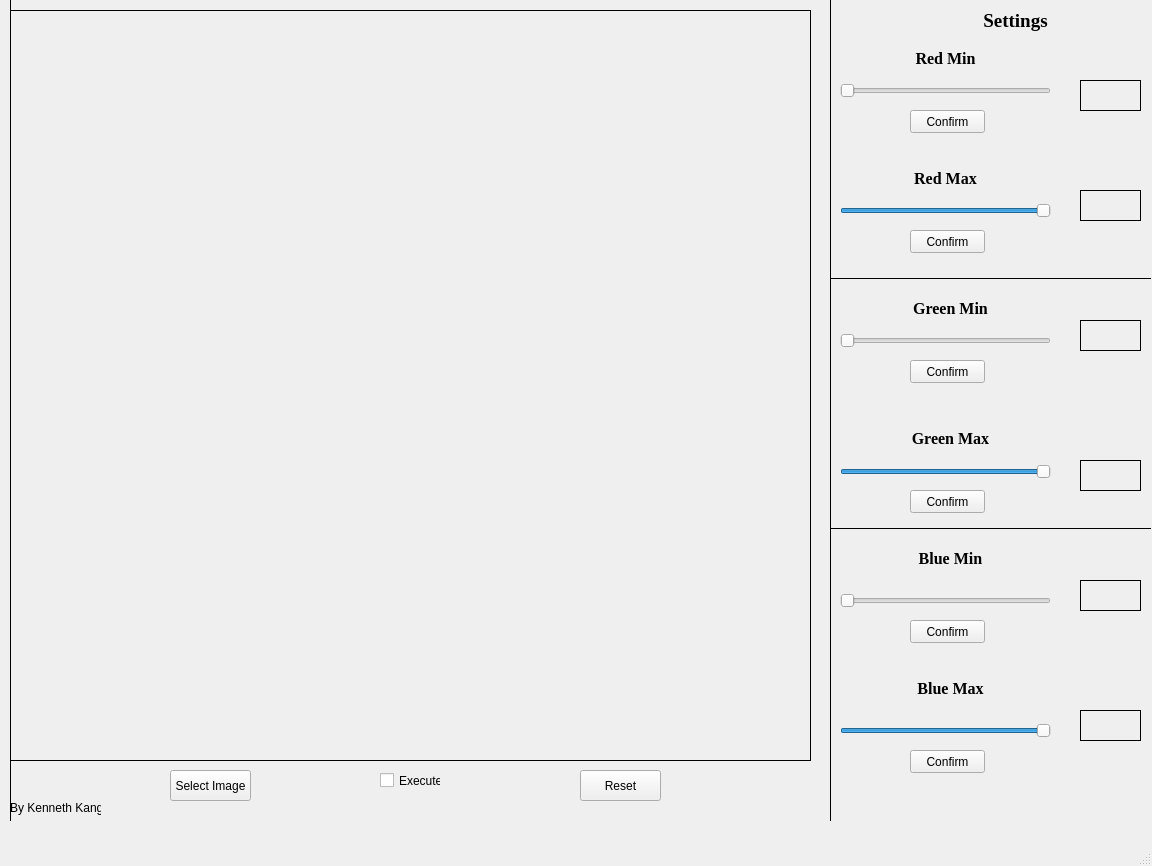
<?xml version="1.0" encoding="UTF-8"?>
<ui version="4.0">
 <class>MainWindow</class>
 <widget class="QMainWindow" name="MainWindow">
  <property name="geometry">
   <rect>
    <x>0</x>
    <y>0</y>
    <width>1152</width>
    <height>866</height>
   </rect>
  </property>
  <property name="windowTitle">
   <string>MainWindow</string>
  </property>
  <widget class="QWidget" name="centralwidget">
   <widget class="Line" name="line">
    <property name="geometry">
     <rect>
      <x>820</x>
      <y>0</y>
      <width>20</width>
      <height>821</height>
     </rect>
    </property>
    <property name="frameShadow">
     <enum>QFrame::Plain</enum>
    </property>
    <property name="orientation">
     <enum>Qt::Vertical</enum>
    </property>
   </widget>
   <widget class="QCheckBox" name="colorDetectSwitch">
    <property name="geometry">
     <rect>
      <x>380</x>
      <y>770</y>
      <width>61</width>
      <height>21</height>
     </rect>
    </property>
    <property name="text">
     <string>Execute</string>
    </property>
   </widget>
   <widget class="QLabel" name="imageLbl">
    <property name="geometry">
     <rect>
      <x>10</x>
      <y>10</y>
      <width>801</width>
      <height>751</height>
     </rect>
    </property>
    <property name="frameShape">
     <enum>QFrame::Box</enum>
    </property>
    <property name="text">
     <string/>
    </property>
   </widget>
   <widget class="QPushButton" name="imageBtn">
    <property name="geometry">
     <rect>
      <x>170</x>
      <y>770</y>
      <width>81</width>
      <height>31</height>
     </rect>
    </property>
    <property name="text">
     <string>Select Image</string>
    </property>
   </widget>
   <widget class="QSlider" name="redMaxSlider">
    <property name="geometry">
     <rect>
      <x>840</x>
      <y>200</y>
      <width>211</width>
      <height>22</height>
     </rect>
    </property>
    <property name="layoutDirection">
     <enum>Qt::LeftToRight</enum>
    </property>
    <property name="maximum">
     <number>255</number>
    </property>
    <property name="sliderPosition">
     <number>255</number>
    </property>
    <property name="orientation">
     <enum>Qt::Horizontal</enum>
    </property>
   </widget>
   <widget class="QPushButton" name="redMaxBtn">
    <property name="geometry">
     <rect>
      <x>910</x>
      <y>230</y>
      <width>75</width>
      <height>23</height>
     </rect>
    </property>
    <property name="text">
     <string>Confirm</string>
    </property>
   </widget>
   <widget class="QPushButton" name="redMinBtn">
    <property name="geometry">
     <rect>
      <x>910</x>
      <y>110</y>
      <width>75</width>
      <height>23</height>
     </rect>
    </property>
    <property name="text">
     <string>Confirm</string>
    </property>
   </widget>
   <widget class="QLabel" name="redMinText">
    <property name="geometry">
     <rect>
      <x>910</x>
      <y>50</y>
      <width>71</width>
      <height>16</height>
     </rect>
    </property>
    <property name="font">
     <font>
      <family>Times New Roman</family>
      <pointsize>12</pointsize>
      <weight>75</weight>
      <bold>true</bold>
     </font>
    </property>
    <property name="frameShape">
     <enum>QFrame::NoFrame</enum>
    </property>
    <property name="text">
     <string>Red Min</string>
    </property>
    <property name="alignment">
     <set>Qt::AlignCenter</set>
    </property>
   </widget>
   <widget class="QSlider" name="redMinSlider">
    <property name="geometry">
     <rect>
      <x>840</x>
      <y>80</y>
      <width>211</width>
      <height>22</height>
     </rect>
    </property>
    <property name="maximum">
     <number>255</number>
    </property>
    <property name="orientation">
     <enum>Qt::Horizontal</enum>
    </property>
   </widget>
   <widget class="QSlider" name="greenMaxSlider">
    <property name="geometry">
     <rect>
      <x>840</x>
      <y>462</y>
      <width>211</width>
      <height>20</height>
     </rect>
    </property>
    <property name="layoutDirection">
     <enum>Qt::LeftToRight</enum>
    </property>
    <property name="maximum">
     <number>255</number>
    </property>
    <property name="sliderPosition">
     <number>255</number>
    </property>
    <property name="orientation">
     <enum>Qt::Horizontal</enum>
    </property>
   </widget>
   <widget class="QPushButton" name="greenMaxBtn">
    <property name="geometry">
     <rect>
      <x>910</x>
      <y>490</y>
      <width>75</width>
      <height>23</height>
     </rect>
    </property>
    <property name="text">
     <string>Confirm</string>
    </property>
   </widget>
   <widget class="QSlider" name="blueMaxSlider">
    <property name="geometry">
     <rect>
      <x>840</x>
      <y>720</y>
      <width>211</width>
      <height>22</height>
     </rect>
    </property>
    <property name="layoutDirection">
     <enum>Qt::LeftToRight</enum>
    </property>
    <property name="maximum">
     <number>255</number>
    </property>
    <property name="sliderPosition">
     <number>255</number>
    </property>
    <property name="orientation">
     <enum>Qt::Horizontal</enum>
    </property>
   </widget>
   <widget class="QPushButton" name="blueMaxBtn">
    <property name="geometry">
     <rect>
      <x>910</x>
      <y>750</y>
      <width>75</width>
      <height>23</height>
     </rect>
    </property>
    <property name="text">
     <string>Confirm</string>
    </property>
   </widget>
   <widget class="QPushButton" name="greenMinBtn">
    <property name="geometry">
     <rect>
      <x>910</x>
      <y>360</y>
      <width>75</width>
      <height>23</height>
     </rect>
    </property>
    <property name="text">
     <string>Confirm</string>
    </property>
   </widget>
   <widget class="QSlider" name="greenMinSlider">
    <property name="geometry">
     <rect>
      <x>840</x>
      <y>330</y>
      <width>211</width>
      <height>22</height>
     </rect>
    </property>
    <property name="maximum">
     <number>255</number>
    </property>
    <property name="orientation">
     <enum>Qt::Horizontal</enum>
    </property>
   </widget>
   <widget class="QPushButton" name="blueMinBtn">
    <property name="geometry">
     <rect>
      <x>910</x>
      <y>620</y>
      <width>75</width>
      <height>23</height>
     </rect>
    </property>
    <property name="text">
     <string>Confirm</string>
    </property>
   </widget>
   <widget class="QSlider" name="blueMinSlider">
    <property name="geometry">
     <rect>
      <x>840</x>
      <y>590</y>
      <width>211</width>
      <height>22</height>
     </rect>
    </property>
    <property name="maximum">
     <number>255</number>
    </property>
    <property name="orientation">
     <enum>Qt::Horizontal</enum>
    </property>
   </widget>
   <widget class="QLabel" name="redMaxText">
    <property name="geometry">
     <rect>
      <x>910</x>
      <y>170</y>
      <width>71</width>
      <height>16</height>
     </rect>
    </property>
    <property name="font">
     <font>
      <family>Times New Roman</family>
      <pointsize>12</pointsize>
      <weight>75</weight>
      <bold>true</bold>
     </font>
    </property>
    <property name="frameShape">
     <enum>QFrame::NoFrame</enum>
    </property>
    <property name="text">
     <string>Red Max</string>
    </property>
    <property name="alignment">
     <set>Qt::AlignCenter</set>
    </property>
   </widget>
   <widget class="QLabel" name="greenMinText">
    <property name="geometry">
     <rect>
      <x>910</x>
      <y>300</y>
      <width>81</width>
      <height>16</height>
     </rect>
    </property>
    <property name="font">
     <font>
      <family>Times New Roman</family>
      <pointsize>12</pointsize>
      <weight>75</weight>
      <bold>true</bold>
     </font>
    </property>
    <property name="frameShape">
     <enum>QFrame::NoFrame</enum>
    </property>
    <property name="text">
     <string>Green Min</string>
    </property>
    <property name="alignment">
     <set>Qt::AlignCenter</set>
    </property>
   </widget>
   <widget class="QLabel" name="greenMaxText">
    <property name="geometry">
     <rect>
      <x>910</x>
      <y>430</y>
      <width>81</width>
      <height>16</height>
     </rect>
    </property>
    <property name="font">
     <font>
      <family>Times New Roman</family>
      <pointsize>12</pointsize>
      <weight>75</weight>
      <bold>true</bold>
     </font>
    </property>
    <property name="frameShape">
     <enum>QFrame::NoFrame</enum>
    </property>
    <property name="text">
     <string>Green Max</string>
    </property>
    <property name="alignment">
     <set>Qt::AlignCenter</set>
    </property>
   </widget>
   <widget class="QLabel" name="blueMinText">
    <property name="geometry">
     <rect>
      <x>910</x>
      <y>550</y>
      <width>81</width>
      <height>16</height>
     </rect>
    </property>
    <property name="font">
     <font>
      <family>Times New Roman</family>
      <pointsize>12</pointsize>
      <weight>75</weight>
      <bold>true</bold>
     </font>
    </property>
    <property name="frameShape">
     <enum>QFrame::NoFrame</enum>
    </property>
    <property name="text">
     <string>Blue Min</string>
    </property>
    <property name="alignment">
     <set>Qt::AlignCenter</set>
    </property>
   </widget>
   <widget class="QLabel" name="blueMaxText">
    <property name="geometry">
     <rect>
      <x>910</x>
      <y>680</y>
      <width>81</width>
      <height>16</height>
     </rect>
    </property>
    <property name="font">
     <font>
      <family>Times New Roman</family>
      <pointsize>12</pointsize>
      <weight>75</weight>
      <bold>true</bold>
     </font>
    </property>
    <property name="frameShape">
     <enum>QFrame::NoFrame</enum>
    </property>
    <property name="text">
     <string>Blue Max</string>
    </property>
    <property name="alignment">
     <set>Qt::AlignCenter</set>
    </property>
   </widget>
   <widget class="QPushButton" name="resetBtn">
    <property name="geometry">
     <rect>
      <x>580</x>
      <y>770</y>
      <width>81</width>
      <height>31</height>
     </rect>
    </property>
    <property name="text">
     <string>Reset</string>
    </property>
   </widget>
   <widget class="QLabel" name="redMinValue">
    <property name="geometry">
     <rect>
      <x>1080</x>
      <y>80</y>
      <width>61</width>
      <height>31</height>
     </rect>
    </property>
    <property name="frameShape">
     <enum>QFrame::Box</enum>
    </property>
    <property name="text">
     <string/>
    </property>
   </widget>
   <widget class="QLabel" name="redMaxValue">
    <property name="geometry">
     <rect>
      <x>1080</x>
      <y>190</y>
      <width>61</width>
      <height>31</height>
     </rect>
    </property>
    <property name="frameShape">
     <enum>QFrame::Box</enum>
    </property>
    <property name="text">
     <string/>
    </property>
   </widget>
   <widget class="QLabel" name="greenMinValue">
    <property name="geometry">
     <rect>
      <x>1080</x>
      <y>320</y>
      <width>61</width>
      <height>31</height>
     </rect>
    </property>
    <property name="frameShape">
     <enum>QFrame::Box</enum>
    </property>
    <property name="text">
     <string/>
    </property>
   </widget>
   <widget class="QLabel" name="greenMaxValue">
    <property name="geometry">
     <rect>
      <x>1080</x>
      <y>460</y>
      <width>61</width>
      <height>31</height>
     </rect>
    </property>
    <property name="frameShape">
     <enum>QFrame::Box</enum>
    </property>
    <property name="text">
     <string/>
    </property>
   </widget>
   <widget class="QLabel" name="blueMinValue">
    <property name="geometry">
     <rect>
      <x>1080</x>
      <y>580</y>
      <width>61</width>
      <height>31</height>
     </rect>
    </property>
    <property name="frameShape">
     <enum>QFrame::Box</enum>
    </property>
    <property name="text">
     <string/>
    </property>
   </widget>
   <widget class="QLabel" name="blueMaxValue">
    <property name="geometry">
     <rect>
      <x>1080</x>
      <y>710</y>
      <width>61</width>
      <height>31</height>
     </rect>
    </property>
    <property name="frameShape">
     <enum>QFrame::Box</enum>
    </property>
    <property name="text">
     <string/>
    </property>
   </widget>
   <widget class="QLabel" name="settingText">
    <property name="geometry">
     <rect>
      <x>940</x>
      <y>10</y>
      <width>151</width>
      <height>21</height>
     </rect>
    </property>
    <property name="font">
     <font>
      <family>Times New Roman</family>
      <pointsize>14</pointsize>
      <weight>75</weight>
      <bold>true</bold>
     </font>
    </property>
    <property name="frameShape">
     <enum>QFrame::NoFrame</enum>
    </property>
    <property name="text">
     <string>Settings</string>
    </property>
    <property name="alignment">
     <set>Qt::AlignCenter</set>
    </property>
   </widget>
   <widget class="QLabel" name="creatorText">
    <property name="geometry">
     <rect>
      <x>10</x>
      <y>800</y>
      <width>91</width>
      <height>16</height>
     </rect>
    </property>
    <property name="text">
     <string>By Kenneth Kang</string>
    </property>
   </widget>
   <widget class="Line" name="borderLineWithRG">
    <property name="geometry">
     <rect>
      <x>830</x>
      <y>270</y>
      <width>321</width>
      <height>16</height>
     </rect>
    </property>
    <property name="frameShadow">
     <enum>QFrame::Plain</enum>
    </property>
    <property name="orientation">
     <enum>Qt::Horizontal</enum>
    </property>
   </widget>
   <widget class="Line" name="borderLineWithGB">
    <property name="geometry">
     <rect>
      <x>830</x>
      <y>520</y>
      <width>321</width>
      <height>16</height>
     </rect>
    </property>
    <property name="frameShadow">
     <enum>QFrame::Plain</enum>
    </property>
    <property name="orientation">
     <enum>Qt::Horizontal</enum>
    </property>
   </widget>
   <widget class="Line" name="line_2">
    <property name="geometry">
     <rect>
      <x>0</x>
      <y>0</y>
      <width>20</width>
      <height>821</height>
     </rect>
    </property>
    <property name="frameShadow">
     <enum>QFrame::Plain</enum>
    </property>
    <property name="orientation">
     <enum>Qt::Vertical</enum>
    </property>
   </widget>
  </widget>
  <widget class="QMenuBar" name="menubar">
   <property name="geometry">
    <rect>
     <x>0</x>
     <y>0</y>
     <width>1152</width>
     <height>21</height>
    </rect>
   </property>
  </widget>
  <widget class="QStatusBar" name="statusbar"/>
 </widget>
 <resources/>
 <connections/>
</ui>
